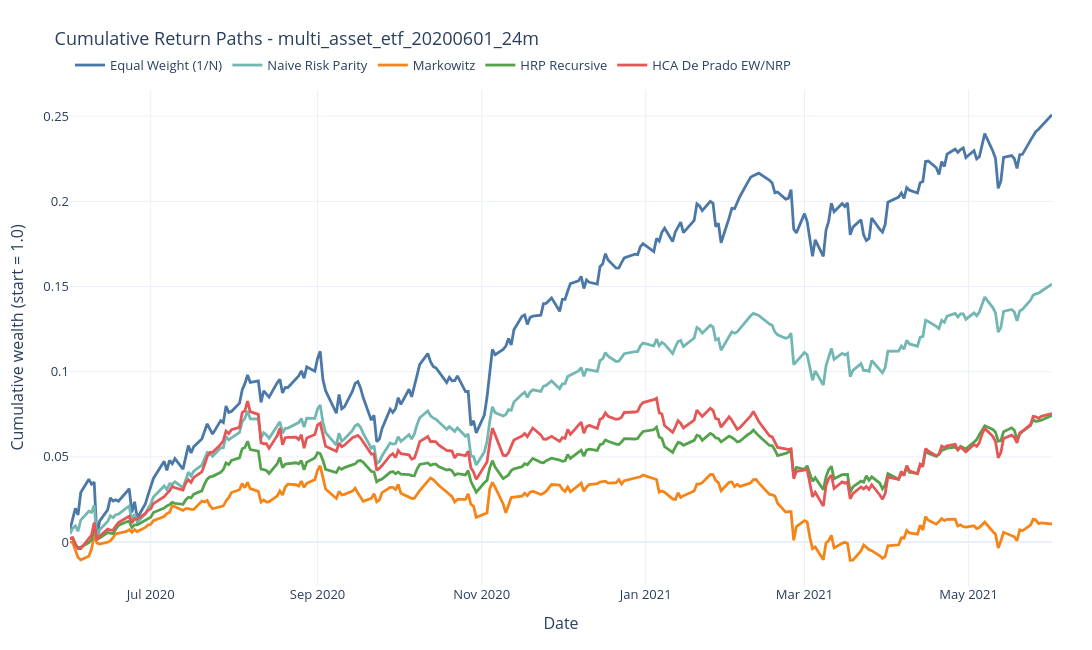

Notebook code for this chart:
### Markdown cell above
## Figure 1 - Cumulative Returns

This figure answers: how do the portfolios evolve over time, and do the paths confirm the aggregate ranking from Section 5.2?

### Code cell
fig_cum = go.Figure()

for method in METHOD_ORDER:
    path = RUNS_DIR / RUN_ID / "backtests" / method / "cumulative_returns.csv"
    if not path.exists():
        continue
    series = pd.read_csv(path, index_col=0)
    series.index = pd.to_datetime(series.index)
    fig_cum.add_trace(
        go.Scatter(
            x=series.index,
            y=series.iloc[:, 0],
            mode="lines",
            name=method_label(method),
            line=dict(color=PALETTE[method], width=2.8),
        )
    )

fig_cum.update_xaxes(title="Date")
fig_cum.update_yaxes(title="Cumulative wealth (start = 1.0)")
apply_paper_layout(fig_cum, title=f"Cumulative Return Paths - {RUN_ID}")
save_figure(fig_cum, "figure_01_cumulative_returns.html")
fig_cum

### Figure 1 — Plotly figure (JSON) as saved in the notebook; plotly's stock layout.template omitted (floating-point values rounded to 4 significant figures; data arrays with more than 128 entries replaced by an {"elided": "..."} marker saying what was removed)
{"data": [{"line": {"color": "#4C78A8", "width": 2.8}, "mode": "lines", "name": "Equal Weight (1/N)", "type": "scatter", "x": {"elided": "253 str values"}, "y": {"elided": "253 float values"}}, {"line": {"color": "#72B7B2", "width": 2.8}, "mode": "lines", "name": "Naive Risk Parity", "type": "scatter", "x": {"elided": "253 str values"}, "y": {"elided": "253 float values"}}, {"line": {"color": "#F58518", "width": 2.8}, "mode": "lines", "name": "Markowitz", "type": "scatter", "x": {"elided": "253 str values"}, "y": {"elided": "253 float values"}}, {"line": {"color": "#54A24B", "width": 2.8}, "mode": "lines", "name": "HRP Recursive", "type": "scatter", "x": {"elided": "253 str values"}, "y": {"elided": "253 float values"}}, {"line": {"color": "#E45756", "width": 2.8}, "mode": "lines", "name": "HCA De Prado EW/NRP", "type": "scatter", "x": {"elided": "253 str values"}, "y": {"elided": "253 float values"}}], "layout": {"font": {"size": 13}, "height": 650, "legend": {"orientation": "h", "x": 0, "xanchor": "left", "y": 1.02, "yanchor": "bottom"}, "margin": {"b": 65, "l": 70, "r": 40, "t": 90}, "paper_bgcolor": "white", "plot_bgcolor": "white", "title": {"text": "Cumulative Return Paths - multi_asset_etf_20200601_24m"}, "width": 1150, "xaxis": {"title": {"text": "Date"}}, "yaxis": {"title": {"text": "Cumulative wealth (start = 1.0)"}}}}
